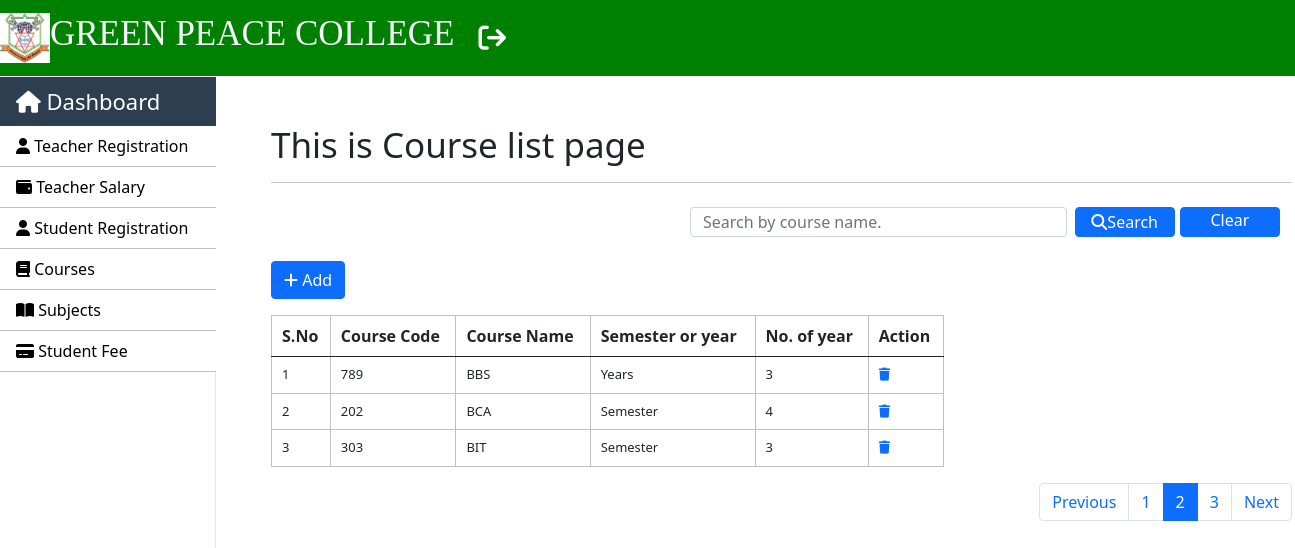
/index/?page=2 (signed in), run on the app's committed database.
### SMS/models.py (models this page shows, shortened)
class Course(models.Model):
    course_code = models.IntegerField()
    course_name = models.CharField(max_length=250)
    semester_or_year = models.CharField(max_length=250)
    no_of_year = models.CharField(max_length=250)
    class Meta:
        db_table = "course"

### SMS/views.py (the view)
# urls.py: path("index/", views.courses_index, name = 'index-course'),
@login_required(login_url='login')
def courses_index(request):
    course_list = Course.objects.all().order_by('id')
    paginator = Paginator(course_list, 3) # Show 3 datas per page.
    page_number = request.GET.get('page')
    page_obj = paginator.get_page(page_number)
    context = {"data": page_obj}
    if request.method == "POST":
        search = request.POST.get('search')
        courses = Course.objects.filter(course_name__icontains=search)
        context = {"data": courses}
        return render(request, 'courses/courses_index.html', context)
    return render(request, 'courses/courses_index.html', context)

### templates/courses/courses_index.html (shortened to what this page needs)
{% extends 'layouts/master.html' %}
{% block custom_css %}
<link rel="stylesheet" href="https://cdnjs.cloudflare.com/ajax/libs/font-awesome/6.3.0/css/all.min.css"/>
{% endblock %}
{% block content %}
<div class="container mt-5">
    <h1>This is Course list page</h1>
    <hr>
    <nav class="navbar bg-body-tertiary">
        <div class="container-fluid">
              <form class="d-flex" role="search" action="{% url 'index-course' %}" method="POST">
                <input style="height: 30px;" class="form-control me-2" type="text" name="search" placeholder="Search by course name." aria-label="Search">
                <button class="btn btn-primary mb-3 mr-3" type="submit" style="height:30px; width: 160px; padding: 0px;"><i class="fa-solid fa-search"></i>Search</button>
                <a href="{% url 'index-course' %}" class="btn btn-primary mb-3 ml-2"  style="height:30px; width: 160px; padding: 0px; margin-left: 5px;">Clear</a>
              </form>
        </div>
    </nav>
    <a href="{% url 'add-course' %}" class="btn btn-primary mb-3"><i class="fa-solid fa-plus"></i> Add</a>
    <div class="row">
        <div class="col-8">
            <table class="table table-striped-columns table-hover">
                <thead>
                    <tr>
                        <th>S.No</th>
                        <th>Course Code</th>
                        <th>Course Name</th>
                        <th>Semester or year</th>
                        <th>No. of year</th>
                        <th colspan="3">Action</th>
                    </tr>
                </thead>
                <tbody>
                    {% for val in data %}
                    <tr>
                        <td>{{ forloop.counter }}</td>
                        <td>{{ val.course_code }}</td>
                        <td>{{ val.course_name }}</td>
                        <td>{{ val.semester_or_year }}</td>
                        <td>{{ val.no_of_year }}</td>
                        <td><a href="{% url 'delete-course' val.id %}"><i class="fa-solid fa-trash"></i></a></td>
                    </tr>
                    {% endfor %}
                </tbody>
            </table>
        </div>
    </div>
    <nav aria-label="Page navigation example">
        <ul class="pagination justify-content-end">
          <li class="page-item">
            {% if data.has_previous %}
                <a class="page-link" href="{%  url 'index-course' %}?page={{ data.previous_page_number }}">Previous</a>
            {% endif %}
          </li>
            {% for num_page in data.paginator.page_range %}
            {% if data.number == num_page %}
             <li class="page-item active"><a class="page-link" href="{%  url 'index-course' %}?page={{ num_page }}">{{ num_page }}</a></li>
             {% else %}
             <li class="page-item"><a class="page-link" href="{%  url 'index-course' %}?page={{ num_page }}">{{ num_page }}</a></li>
             {% endif %}
            {% endfor %}
          <li class="page-item">
            {% if data.has_next %}
                <a class="page-link" href="{%  url 'index-course' %}?page={{ data.next_page_number }}"">Next</a>
            {% endif %}
            </li>
        </ul>
      </nav>
</div>
{% endblock %}

### static/css/style.css (style rules this page uses)
h1 { font-size: 35px; }
.table-elements tr, td, th { font-size: 13px; border: 1px solid rgb(194, 193, 193); padding-left: 10px !important; }
.table-font-for-transcript td, th { font-size: 16px !important; }

### data on the page
Course: course_code "789", course_name "BBS", semester_or_year "Years", no_of_year "3"
Course: course_code "202", course_name "BCA", semester_or_year "Semester", no_of_year "4"
Course: course_code "303", course_name "BIT", semester_or_year "Semester", no_of_year "3"

### other printed values
{{ num_page }} "1" "3"
{{ num_page }} "2"
